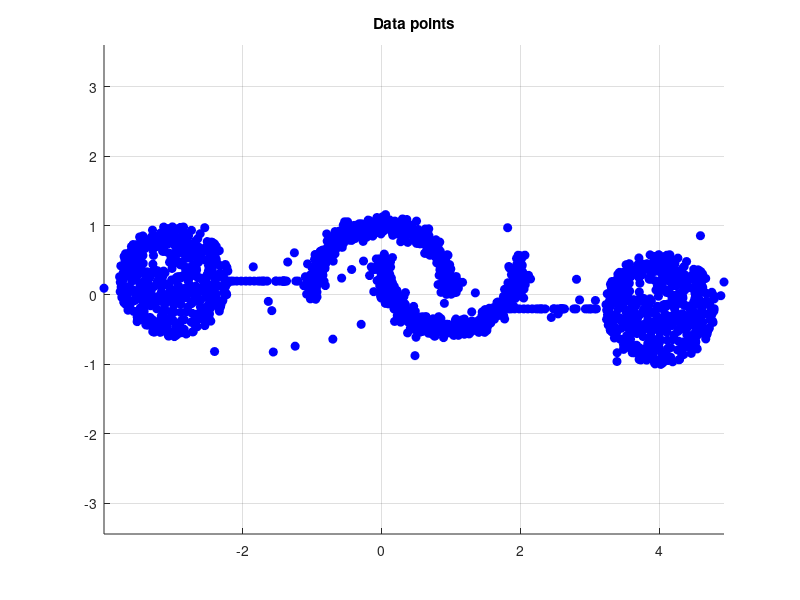

Here is the MATLAB script that generated this plot: (Note: this script raises an error after producing the figure.)
%Q2 DBSCAN Algorithm
%Roshni BE17B009

%% Loading the data

load('dbscan2000.mat');
P= cell2mat(data);

figure(1)
hold on
title('Data points');
axis equal;
grid on;
plot(P(:,1),P(:,2),'o','MarkerSize',6,'MarkerFaceColor','b', 'MarkerEdgeColor','b');

%% Run DBSCAN

%Parameters- epsilon & minPoints
epsilon=0.2;
MinPoints=25;

ClusterNo=DBSCAN(P,epsilon,MinPoints);

%% Plot Results

C=max(ClusterNo);
colours=hsv(C);

figure(2)
hold on
title(['Epsilon = ', num2str(epsilon) ', MinPts = ', num2str(MinPoints)]);
axis equal;
grid on;


for i=0:C
    Ci=P(ClusterNo==i,:);
    if i~=0     
        Color = colours(i,:);  %Points in clusters
    else
        Color = [0 0 0];  %Noise points
        if ~isempty(Ci)
        end
    end
    if ~isempty(Ci)
        figure(2)
        plot(Ci(:,1),Ci(:,2),'o','MarkerSize',6,'MarkerFaceColor',Color, 'MarkerEdgeColor',Color);
        
    end
    
end
  
 
    

